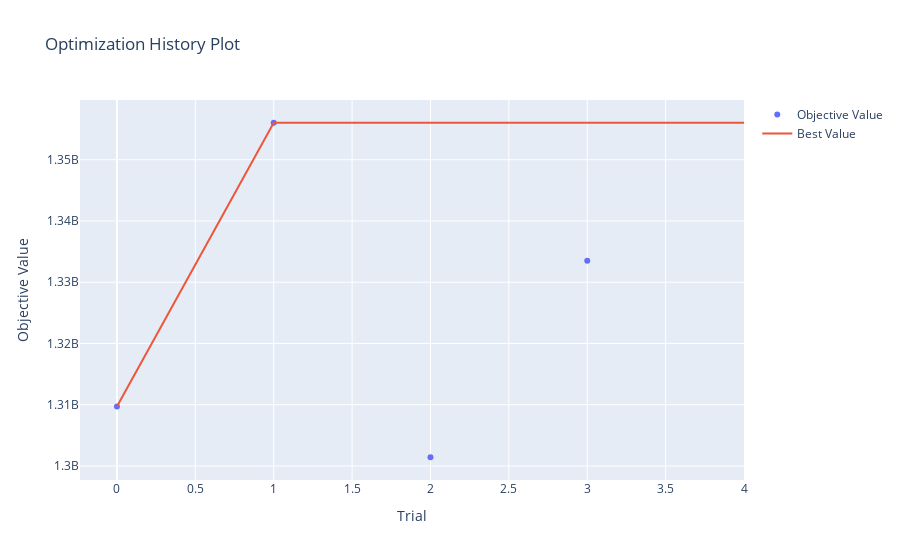

The notebook cell this image was saved under:
### Markdown cell above
Analizamos los resultados as usual

### Code cell
optuna.visualization.plot_optimization_history(study)

### Figure 1 — Plotly figure (JSON) as saved in the notebook; plotly's stock layout.template omitted (floating-point values rounded to 4 significant figures)
{"data": [{"mode": "markers", "name": "Objective Value", "type": "scatter", "x": [0, 1, 2, 3], "y": [1309714000, 1356033000, 1301426000, 1333507000]}, {"mode": "lines", "name": "Best Value", "type": "scatter", "x": [0, 1, 2, 3, 4], "y": [1309714000, 1356033000, 1356033000, 1356033000, 1356033000]}, {"marker": {"color": "#cccccc"}, "mode": "markers", "name": "Infeasible Trial", "showlegend": false, "type": "scatter", "x": [], "y": []}], "layout": {"title": {"text": "Optimization History Plot"}, "xaxis": {"title": {"text": "Trial"}}, "yaxis": {"title": {"text": "Objective Value"}}}}
